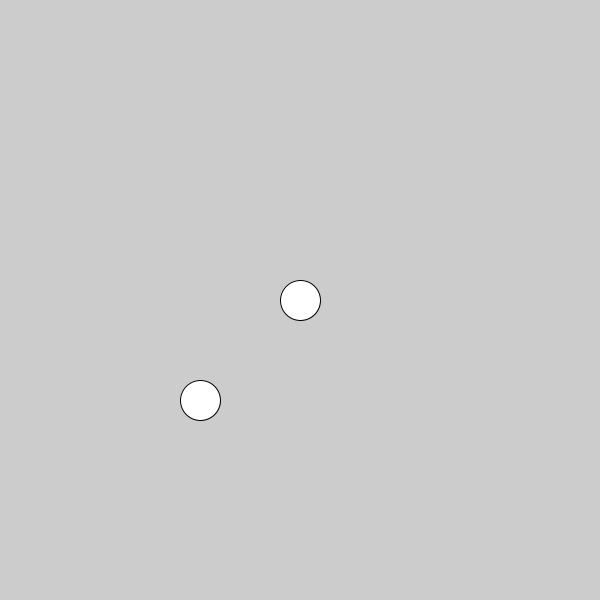
Frame 1 (no input)
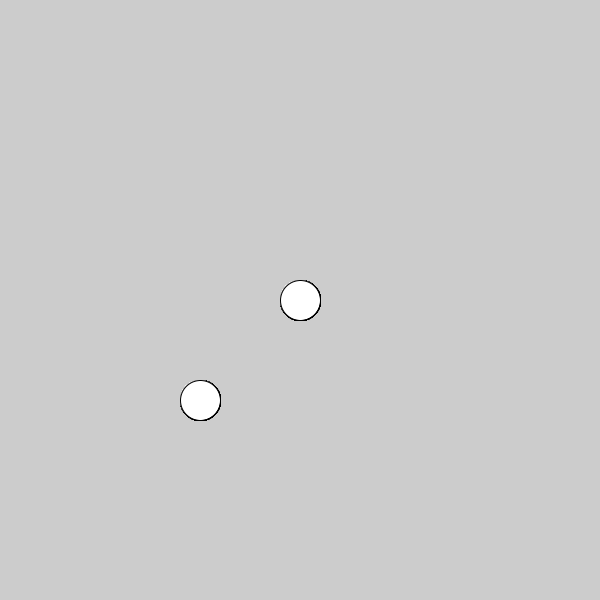
Frame 60 (the mouse pressed at the canvas centre just before this capture)
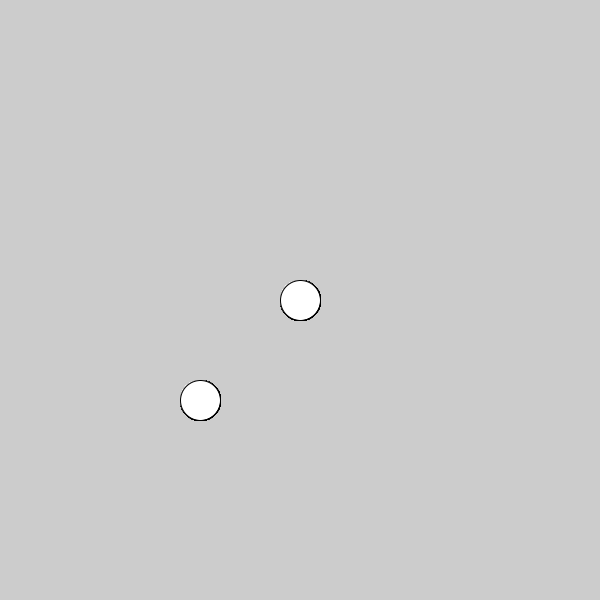
Frame 120 (the mouse held since frame 60 and released just before this capture)

The Processing sketch that drew these frames (run headless with seeded random() and noise(); from frame 60 on, the mouse is pressed at the canvas centre):

// Processing sketch: balls_skeleton
// ── balls_skeleton.pde
Ball b, c;

void setup() {
  size(600,600);
  
  //TODO: erstelle die Baelle in einer schleife und trage sie
  //      in einer Liste ein
  
  //erstelle einen neuen Ball mit den Koordinaten 300,300
  b = new Ball(300,300);
  
  //und einen mit 200, 400;
  c = new Ball(200,400);
  
}

void draw() {
  
  //TODO: gehe die liste durch und rufe jedesmal .update() auf
  
  //sage dem Ball er soll sich selbst zeichnen
  b.update();
  c.update();
  
}

// ── Ball.pde
class Ball {
  
  // variablen deklarieren
  float x, y;
  
  // dem Konstruktor werden die Koordinaten uebergeben und dann gespeichert
  Ball(float x_, float y_) {
    
    // setze die uebergebenen koordinaten
    x = x_;
    y = y_;
    
  }
  
  // funktion um einen Ball zu zeichnen, 
  // wird aus der draw() der Hauptdatei aufgerufen
  void update() {
    
    ellipse(x,y,40,40);
    
  }
}
